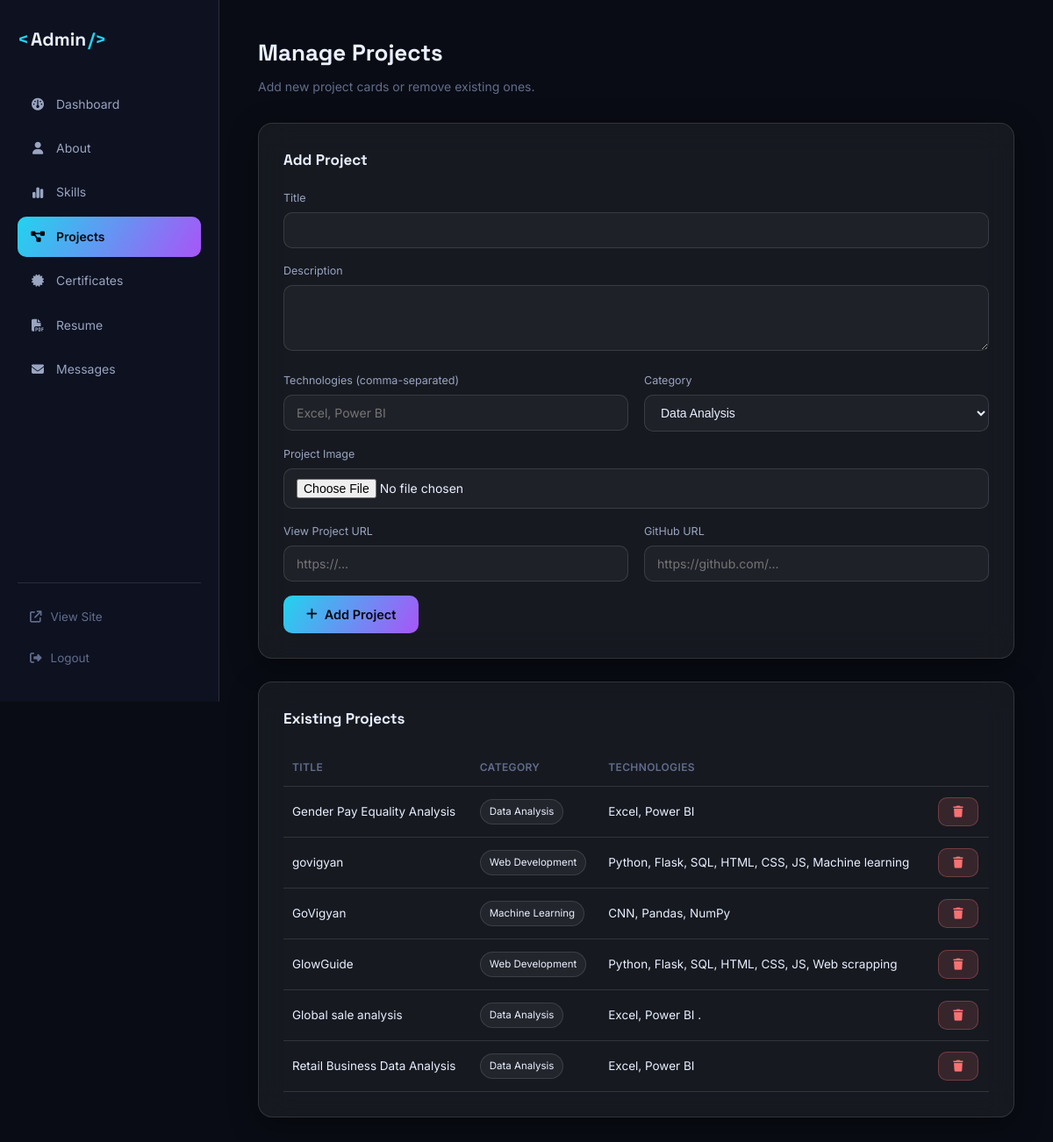
Page /admin/projects (signed in) on the committed database.
### tables this page shows
CREATE TABLE projects (
    id INTEGER PRIMARY KEY AUTOINCREMENT,
    title TEXT NOT NULL,
    description TEXT NOT NULL,
    technologies TEXT NOT NULL,
    image TEXT,
    project_url TEXT,
    github_url TEXT,
    sort_order INTEGER DEFAULT 0,
    created_at TIMESTAMP DEFAULT CURRENT_TIMESTAMP
, category TEXT NOT NULL DEFAULT 'Data Analysis');

### app.py (the view, shortened to what this page needs)
@app.route("/admin/projects", methods=["GET", "POST"])
@login_required
def admin_projects():
    db = get_db()
    projects = db.execute("SELECT * FROM projects ORDER BY sort_order, id").fetchall()
    return render_template("admin/projects.html", projects=projects, categories=PROJECT_CATEGORIES)

### app.py (called while the page is built)
def get_db():
    if "db" not in g:
        g.db = sqlite3.connect(app.config["DATABASE"])
        g.db.row_factory = sqlite3.Row
        g.db.execute("PRAGMA foreign_keys = ON")
    return g.db

def login_required(view):
    @wraps(view)
    def wrapped(*args, **kwargs):
        if not session.get("admin_logged_in"):
            flash("Please log in to access the admin dashboard.", "warning")
            return redirect(url_for("admin_login", next=request.path))
        return view(*args, **kwargs)
    return wrapped

### templates/admin/projects.html (shortened to what this page needs)
{% extends "admin/base.html" %}
{% block content %}
<div class="admin-header">
  <h1>Manage Projects</h1>
  <p>Add new project cards or remove existing ones.</p>
</div>
<div class="admin-panel glass">
  <h2>Add Project</h2>
  <form method="POST" enctype="multipart/form-data" class="admin-inline-form">
    <div class="form-group">
      <label>Title</label>
      <input type="text" name="title" required>
    </div>
    <div class="form-group">
      <label>Description</label>
      <textarea name="description" rows="3" required></textarea>
    </div>
    <div class="form-row">
      <div class="form-group">
        <label>Technologies (comma-separated)</label>
        <input type="text" name="technologies" placeholder="Excel, Power BI" required>
      </div>
      <div class="form-group">
        <label>Category</label>
        <select name="category" required>
          {% for c in categories %}
          <option value="{{ c }}">{{ c }}</option>
          {% endfor %}
        </select>
      </div>
    </div>
    <div class="form-group">
      <label>Project Image</label>
      <input type="file" name="image" accept=".png,.jpg,.jpeg,.webp,.gif">
    </div>
    <div class="form-row">
      <div class="form-group">
        <label>View Project URL</label>
        <input type="url" name="project_url" placeholder="https://...">
      </div>
      <div class="form-group">
        <label>GitHub URL</label>
        <input type="url" name="github_url" placeholder="https://github.com/...">
      </div>
    </div>
    <button type="submit" class="btn btn-primary"><i class="fa-solid fa-plus"></i> Add Project</button>
  </form>
</div>
<div class="admin-panel glass">
  <h2>Existing Projects</h2>
  <table class="admin-table">
    <thead><tr><th>Title</th><th>Category</th><th>Technologies</th><th></th></tr></thead>
    <tbody>
      {% for p in projects %}
      <tr>
        <td>{{ p.title }}</td>
        <td><span class="badge">{{ p.category }}</span></td>
        <td>{{ p.technologies }}</td>
        <td>
          <form method="POST" onsubmit="return confirm('Delete this project?');">
            <button type="submit" class="btn btn-sm btn-danger"><i class="fa-solid fa-trash"></i></button>
          </form>
        </td>
      </tr>
      {% endfor %}
    </tbody>
  </table>
</div>
{% endblock %}

### static/css/style.css (style rules this page uses)
:root { --bg: #090C14; --bg-alt: #0D1120; --surface: rgba(255, 255, 255, 0.055); --surface-strong: rgba(255, 255, 255, 0.09); --border: rgba(255, 255, 255, 0.12); --text: #EAF0FF; --text-dim: #9AA5C0; --text-faint: #626D8C; --accent-cyan: #22D3EE; --accent-violet: #A855F7; --accent-amber: #FBBF24; --accent-gradient: linear-gradient(120deg, var(--accent-cyan), var(--accent-violet)); --success: #34D399; --danger: #F87171; --warning: #FBBF24; --shadow-glass: 0 8px 32px rgba(0, 0, 0, 0.35); --blur: blur(18px); --font-display: "Space Grotesk", sans-serif; --font-body: "Inter", sans-serif; --font-mono: "JetBrains Mono", monospace; --radius-sm: 10px; --radius-md: 16px; --radius-lg: 24px; --transition: 0.35s cubic-bezier(0.16, 1, 0.3, 1); --nav-h: 76px; }
* { margin: 0; padding: 0; box-sizing: border-box; }
html { scroll-behavior: smooth; }
body { background: var(--bg); color: var(--text); font-family: var(--font-body); line-height: 1.6; overflow-x: hidden; cursor: none; transition: background var(--transition), color var(--transition); }
@media (max-width: 900px), (hover: none) { body { cursor: auto; } }
button { font-family: inherit; cursor: pointer; border: none; background: none; color: inherit; }
input, textarea { font-family: inherit; }
.glass { background: var(--surface); border: 1px solid var(--border); backdrop-filter: var(--blur); -webkit-backdrop-filter: var(--blur); box-shadow: var(--shadow-glass); }
.btn { display: inline-flex; align-items: center; justify-content: center; gap: 8px; padding: 13px 26px; border-radius: var(--radius-sm); font-weight: 600; font-size: 14.5px; transition: all var(--transition); white-space: nowrap; }
.btn-primary { background: var(--accent-gradient); color: #06090F; }
.btn-sm { padding: 9px 16px; font-size: 13px; }
.btn-danger { background: rgba(248, 113, 113, 0.15); color: var(--danger); border: 1px solid rgba(248,113,113,0.3); }
.form-row { display: grid; grid-template-columns: 1fr 1fr; gap: 18px; }
.form-group { margin-bottom: 18px; }
.form-group label { display: block; font-size: 13px; margin-bottom: 8px; color: var(--text-dim); }
.form-group input, .form-group textarea { width: 100%; padding: 13px 16px; border-radius: var(--radius-sm); background: rgba(255,255,255,0.04); border: 1px solid var(--border); color: var(--text); transition: border-color var(--transition), background var(--transition); font-size: 14.5px; }
.form-group textarea { resize: vertical; }

### static/css/admin.css (style rules this page uses)
.admin-body { cursor: auto; }
.admin-header { margin-bottom: 30px; }
.admin-header h1 { font-family: var(--font-display); font-size: 26px; margin-bottom: 6px; }
.admin-header p { color: var(--text-faint); font-size: 14px; }
.admin-panel { padding: 28px; border-radius: var(--radius-md); margin-bottom: 26px; }
.admin-panel h2 { font-family: var(--font-display); font-size: 17px; margin-bottom: 20px; }
.admin-inline-form .form-row { display: grid; grid-template-columns: 1fr 1fr; gap: 18px; }
.admin-inline-form .form-group { margin-bottom: 16px; }
.admin-inline-form label { display: block; font-size: 12.5px; margin-bottom: 6px; color: var(--text-dim); }
.admin-inline-form input, .admin-inline-form textarea, .admin-inline-form select, .admin-panel input, .admin-panel textarea, .admin-panel select { width: 100%; padding: 11px 14px; border-radius: var(--radius-sm); background: rgba(255,255,255,0.04); border: 1px solid var(--border); color: var(--text); font-size: 14px; }
.admin-inline-form select, .admin-panel select { cursor: pointer; }
.admin-table { width: 100%; border-collapse: collapse; font-size: 13.5px; }
.admin-table th, .admin-table td { text-align: left; padding: 12px 10px; border-bottom: 1px solid var(--border); }
.admin-table th { color: var(--text-faint); font-weight: 600; font-size: 12px; text-transform: uppercase; letter-spacing: 0.03em; }
.badge { display: inline-block; padding: 4px 10px; border-radius: 20px; font-size: 11.5px; background: var(--surface); border: 1px solid var(--border); }

### rows in the picture
projects: title "Gender Pay Equality Analysis", category "Data Analysis", technologies "Excel, Power BI"
projects: title "govigyan", category "Web Development", technologies "Python, Flask, SQL, HTML, CSS, JS, Machine learning"
projects: title "GoVigyan", category "Machine Learning", technologies "CNN, Pandas, NumPy"
projects: title "GlowGuide", category "Web Development", technologies "Python, Flask, SQL, HTML, CSS, JS, Web scrapping"
projects: title "Global sale analysis", category "Data Analysis", technologies "Excel, Power BI ."
projects: title "Retail Business Data Analysis", category "Data Analysis", technologies "Excel, Power BI"

### other values in the picture
form field category "Data Analysis"
